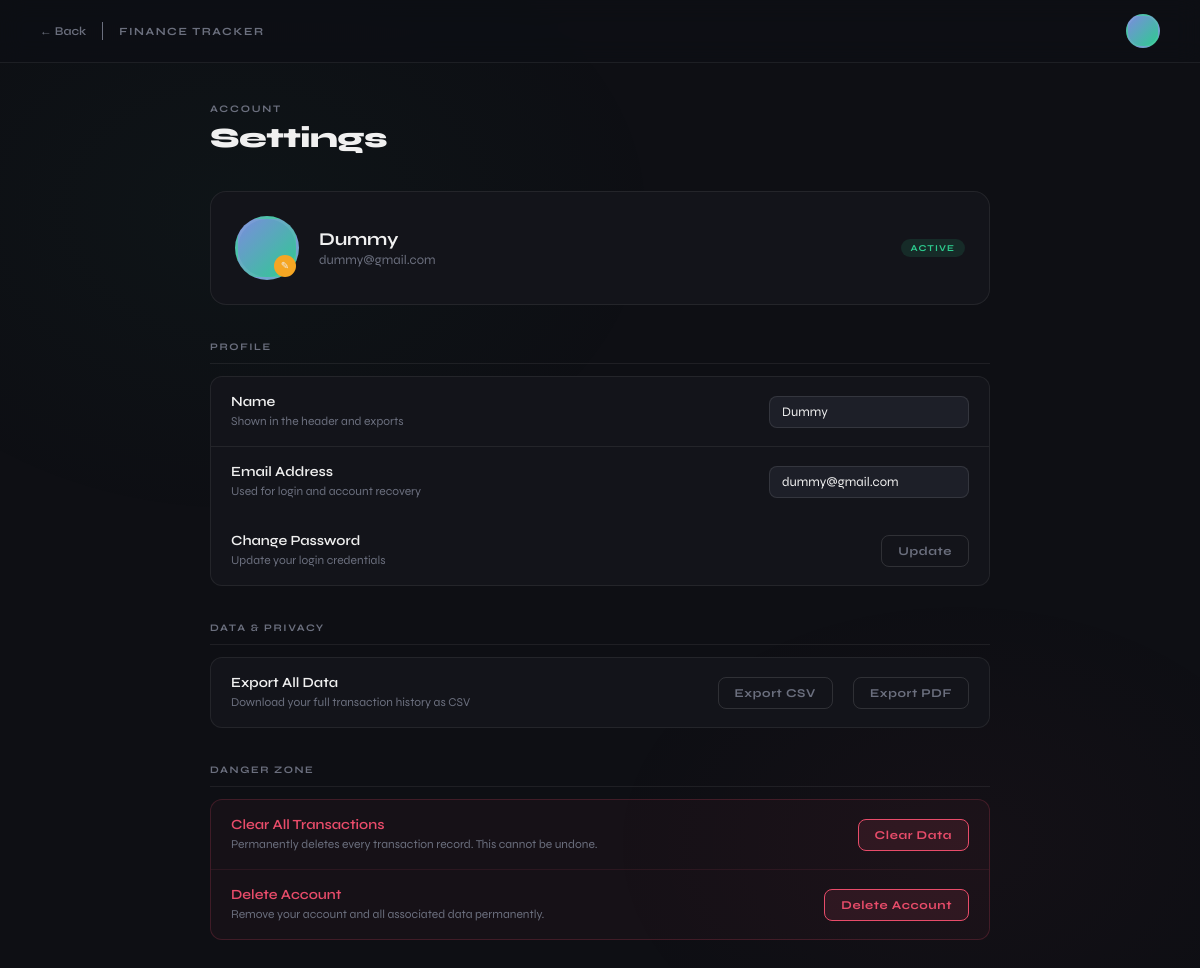
Screenshot of /settings (signed in) with the database file from the repository.
### main.py (models this page shows, shortened)
class User(db.Model, UserMixin):
    id = db.Column(db.Integer, primary_key=True)
    username = db.Column(db.String(80), unique=True, nullable=False)
    email = db.Column(db.String(120), unique=True, nullable=False)
    password_hash = db.Column(db.String(256), nullable=False)
    transactions = db.relationship('Transaction', backref='user', lazy=True)

### main.py (the view, shortened to what this page needs)
@app.route("/settings", methods=["GET", "POST"])
def settings():
    name = current_user.username
    email = current_user.email
    action = request.form.get("action")
    return render_template(
        "settings.html",
        logged_in=True,
        name=name,
        email=email
    )

### main.py (called while the page is built)
@login_manager.user_loader
def load_user(user_id):
    return User.query.get(int(user_id))

### templates/settings.html (shortened to what this page needs)
<!doctype html>
<html lang="en">
  <head>
  </head>
  <body>
    <div class="topbar">
      <div class="topbar-left">
        <a class="back-btn" href="{{ url_for('home') }}">← Back</a>
        <span class="topbar-brand">Finance Tracker</span>
      </div>
      <div class="topbar-right">
        <div class="profile-avatar"></div>
      </div>
    </div>
    <div class="page-wrap">
      <div class="page-eyebrow">Account</div>
      <div class="page-title">Settings</div>
      <div class="profile-card">
        <div class="profile-card-avatar">
          <span class="avatar-edit">✎</span>
        </div>
        <div class="profile-card-info">
          <div class="profile-card-name" id="display-name">{{ name }}</div>
          <div class="profile-card-email" id="display-email">{{ email }}</div>
        </div>
        <span class="profile-card-badge">Active</span>
      </div>
      <div class="section">
        <div class="section-label">Profile</div>
        <div class="row-group">
            <form id="profile-form" action="{{ url_for('settings') }}" method="POST">
            <div class="setting-row first">
              <div class="row-info">
                <div class="row-title">Name</div>
                <div class="row-desc">Shown in the header and exports</div>
              </div>
              <input class="setting-input" name="name" id="name-input" type="text" placeholder="Your name" value="{{ name }}" oninput="markDirty()" />
            </div>
            <div class="setting-row">
              <div class="row-info">
                <div class="row-title">Email Address</div>
                <div class="row-desc">Used for login and account recovery</div>
              </div>
              <input class="setting-input" name="email" id="email-input" type="email" placeholder="you@example.com" value="{{ email }}" oninput="markDirty()" />
            </div>
          </form>
          <div class="setting-row last">
            <div class="row-info">
              <div class="row-title">Change Password</div>
              <div class="row-desc">Update your login credentials</div>
            </div>
            <button class="btn btn-ghost" onclick="openPasswordModal()">Update</button>
          </div>
        </div>
      </div>
      <div class="section">
        <div class="section-label">Data & Privacy</div>
        <div class="row-group">
          <div class="setting-row first">
            <div class="row-info">
              <div class="row-title">Export All Data</div>
              <div class="row-desc">Download your full transaction history as CSV</div>
            </div>
            <button class="btn btn-ghost" onclick="window.location.href='{{ url_for('export') }}'">Export CSV</button>
              <button class="btn btn-ghost" onclick="window.location.href='{{ url_for('export_pdf') }}'">Export PDF</button>
          </div>
        </div>
      </div>
      <div class="section">
        <div class="section-label">Danger Zone</div>
        <div class="danger-zone">
          <div class="setting-row first">
            <div class="row-info">
              <div class="row-title">Clear All Transactions</div>
              <div class="row-desc" style="color:#6b6f7e">Permanently deletes every transaction record. This cannot be undone.</div>
            </div>
            <button class="btn btn-red" onclick="openModal('clear')">Clear Data</button>
          </div>
          <div class="setting-row last">
            <div class="row-info">
              <div class="row-title">Delete Account</div>
              <div class="row-desc" style="color:#6b6f7e">Remove your account and all associated data permanently.</div>
            </div>
            <button class="btn btn-red" onclick="openModal('delete')">Delete Account</button>
          </div>
        </div>
      </div>
    </div>
  </body>
</html>

### rows the page displays
User: username "Dummy", email "dummy@gmail.com", name "Dummy"
